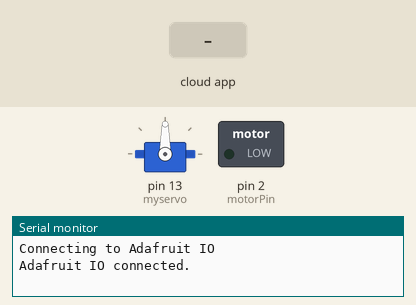
The sketch below on a simulated Arduino Uno, built for the host (arithmetic inside an expression is 32-bit, double 64-bit). Parts: servo, switched loads named in the sketch (green lamp = pin HIGH), the last lines printed to the serial monitor. The inputs (shaded band) are chosen by the test bench.

Above: at 2.7 s.
2.8 s: the phone or cloud app sets fan-project.fanmovement to ON
At 2.9 s:
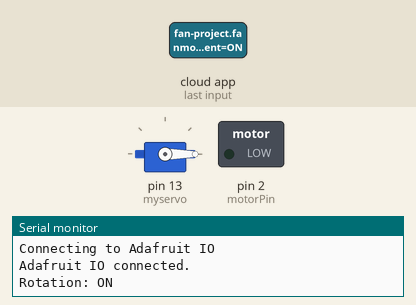
8.8 s: the phone or cloud app sets fan-project.fanmovement to OFF
At 8.8 s:
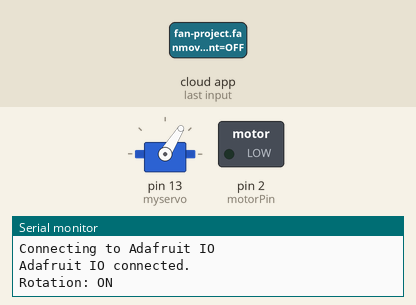
10.3 s: the phone or cloud app sets fan-project.fanmovement to ON
At 11.48 s:
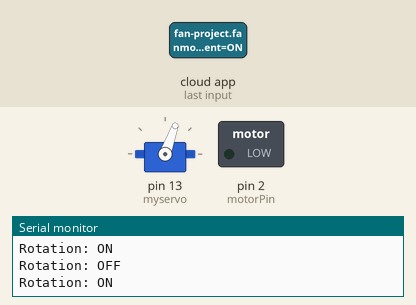
Timing chart, 0 to 23.3 s (numbered marks = the images above; inputs shaded):
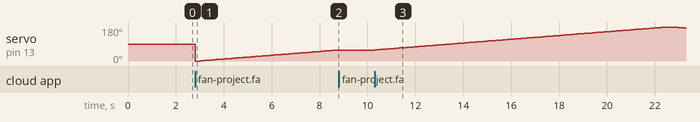

The sketch:

ESP32DCMotorAdafruitIO.ino
```cpp
#include <analogWrite.h>
#include "Config.h"
#include <Servo.h>
int motorPin = 2;
int stepPin = 13;

String stepMove = "";
String stepLast = "";
bool fanRotate = false;
int pos = 0;
Servo myservo;
bool upp = 0;
int stefna = 0;

int current = 0;
int last = 0;
AdafruitIO_Feed *analog = io.feed("fan-project.fanspeed");
AdafruitIO_Feed *rotate = io.feed("fan-project.fanmovement");

void setup() {
   pinMode(motorPin, OUTPUT);
   myservo.attach(13);
   Serial.begin(9600);
   while(! Serial);

  // connect to io.adafruit.com
  Serial.print("Connecting to Adafruit IO");
  io.connect();

  analog->onMessage(handleMessage);
  rotate->onMessage(handleRotate);

  // wait for a connection
  while(io.status() < AIO_CONNECTED) {
    Serial.print(".");
    delay(500);
  }

  // we are connected
  Serial.println();
  Serial.println(io.statusText());
}

void loop() {
  io.run();


  if(fanRotate == true)
  {
    if(upp)
    {
      stefna++;
    }
    else
    {
      stefna--;
    }
    if(stefna > 180 || stefna < 0)
    {
      upp = !upp;
    }
    myservo.write(stefna);
  }
}

void handleMessage(AdafruitIO_Data *data)
{
  int reading = data->toInt();
  Serial.println(reading);
  current = reading;
  if(current != last)
  {
    if(int(reading) == 0)
    {
      Serial.println("OFF");
      analogWrite(motorPin, LOW);
    }
    else if(int(reading) == 1)
    {
      Serial.println("80");
      analogWrite(motorPin, 80);
    }
    else if(int(reading) == 2)
    {
      Serial.println("150");
      analogWrite(motorPin, 150);
    }
    else if(int(reading) == 3)
    {
      Serial.println("200");
      analogWrite(motorPin, 200);
    }
  }
  last = current;
}

void handleRotate(AdafruitIO_Data *data)
{
  String readTurn = data->toString();
  Serial.print("Rotation: ");
  Serial.println(readTurn);
  stepMove = readTurn;

  if(stepMove != stepLast)
  {
    if(stepMove == "OFF")
    {
      fanRotate = false;
    }
    else if(stepMove == "ON")
    {
      fanRotate = true;
    }
  }
  stepLast = stepMove;
}
```

config.h
```cpp
/************************ Adafruit IO Config *******************************/

// visit io.adafruit.com if you need to create an account,
// or if you need your Adafruit IO key.
#define IO_USERNAME "VDavidK"
#define IO_KEY "aio_LfWF49sBIoldnlWnMG74tNdHkXiG"

/******************************* WIFI **************************************/

// the AdafruitIO_WiFi client will work with the following boards:
//   - HUZZAH ESP8266 Breakout -> https://www.adafruit.com/products/2471
//   - Feather HUZZAH ESP8266 -> https://www.adafruit.com/products/2821
//   - Feather HUZZAH ESP32 -> https://www.adafruit.com/product/3405
//   - Feather M0 WiFi -> https://www.adafruit.com/products/3010
//   - Feather WICED -> https://www.adafruit.com/products/3056
//   - Adafruit PyPortal -> https://www.adafruit.com/product/4116
//   - Adafruit Metro M4 Express AirLift Lite ->
//   https://www.adafruit.com/product/4000
//   - Adafruit AirLift Breakout -> https://www.adafruit.com/product/4201
//   - Adafruit AirLift Shield -> https://www.adafruit.com/product/4285
//   - Adafruit AirLift FeatherWing -> https://www.adafruit.com/product/4264

#define WIFI_SSID "Taekniskolinn"
#define WIFI_PASS ""

// uncomment the following line if you are using airlift
// #define USE_AIRLIFT

// uncomment the following line if you are using winc1500
// #define USE_WINC1500

// comment out the following lines if you are using fona or ethernet
#include "AdafruitIO_WiFi.h"

#if defined(USE_AIRLIFT) || defined(ADAFRUIT_METRO_M4_AIRLIFT_LITE) ||         \
    defined(ADAFRUIT_PYPORTAL)
// Configure the pins used for the ESP32 connection
#if !defined(SPIWIFI_SS) // if the wifi definition isnt in the board variant
// Don't change the names of these #define's! they match the variant ones
#define SPIWIFI SPI
#define SPIWIFI_SS 10 // Chip select pin
#define NINA_ACK 9    // a.k.a BUSY or READY pin
#define NINA_RESETN 6 // Reset pin
#define NINA_GPIO0 -1 // Not connected
#endif
AdafruitIO_WiFi io(IO_USERNAME, IO_KEY, WIFI_SSID, WIFI_PASS, SPIWIFI_SS,
                   NINA_ACK, NINA_RESETN, NINA_GPIO0, &SPIWIFI);
#else
AdafruitIO_WiFi io(IO_USERNAME, IO_KEY, WIFI_SSID, WIFI_PASS);
#endif
/******************************* FONA **************************************/

// the AdafruitIO_FONA client will work with the following boards:
//   - Feather 32u4 FONA -> https://www.adafruit.com/product/3027

// uncomment the following two lines for 32u4 FONA,
// and comment out the AdafruitIO_WiFi client in the WIFI section
// #include "AdafruitIO_FONA.h"
// AdafruitIO_FONA io(IO_USERNAME, IO_KEY);

/**************************** ETHERNET ************************************/

// the AdafruitIO_Ethernet client will work with the following boards:
//   - Ethernet FeatherWing -> https://www.adafruit.com/products/3201

// uncomment the following two lines for ethernet,
// and comment out the AdafruitIO_WiFi client in the WIFI section
// #include "AdafruitIO_Ethernet.h"
// AdafruitIO_Ethernet io(IO_USERNAME, IO_KEY);
```

Measured:
- after the input at 2.8 s, servo on pin 13 (myservo): 90° → 0° at once, → 1° 0.20 s later, → 2° 0.10 s later, → 3° 0.10 s later, … (59 changes in this stretch)
- after the input at 8.8 s, servo on pin 13 (myservo): stays 58° (without the input it goes to 59° after 0.03 s)
- after the input at 10.3 s, servo on pin 13 (myservo): rises from 58° to 180° in 12.1 s, then falls to 174° in 0.80 s
